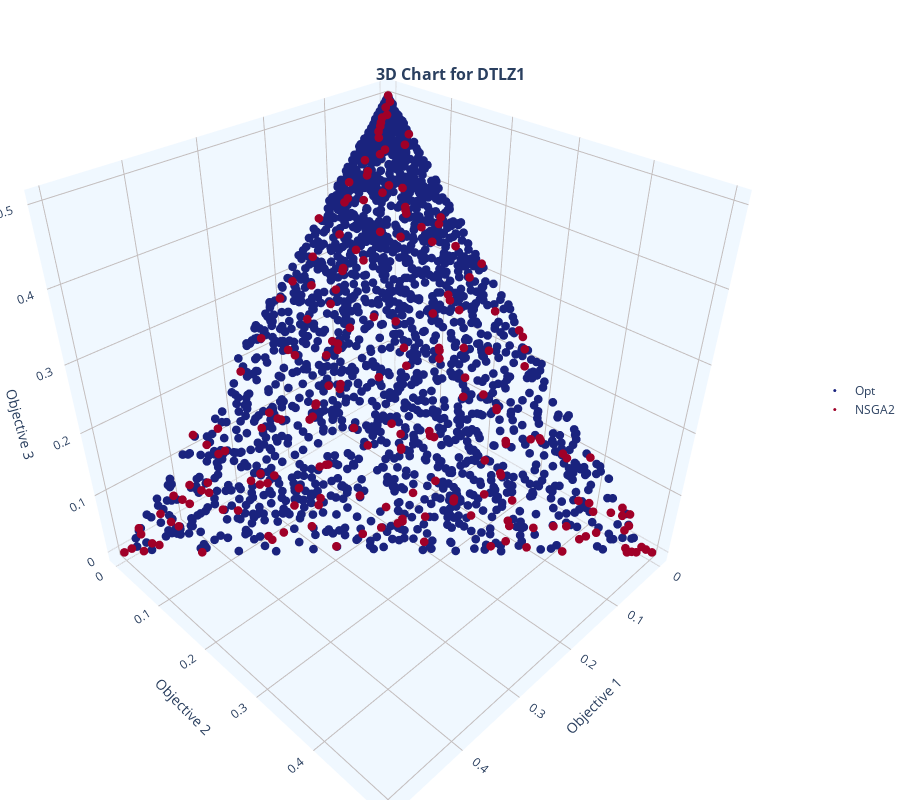

Source (notebook cell):
### Markdown cell above
### DTLZ1 (Linear Hyperplane)

### Code cell
mop = mb.mops.DTLZ1(M=3)
exp = mb.experiment(mop=mop, moea=mb.moeas.NSGA2())
F_opt = exp.optimal(n_points=2000).objectives
exp.run(generations=600, population=200)
mb.view.topo_shape(
    SmartArray(F_opt, name="Opt"), 
    SmartArray(exp.front(), name="NSGA2"), 
    title="DTLZ1"
)

### Figure 1 — Plotly figure (JSON) as saved in the notebook; plotly's stock layout.template omitted (floating-point values rounded to 4 significant figures; data arrays with more than 128 entries replaced by an {"elided": "..."} marker saying what was removed)
{"data": [{"hovertemplate": "Opt<br>Objective 1: %{x}<br>Objective 2: %{y}<br>Objective 3: %{z}<br><extra></extra>", "marker": {"size": 3}, "mode": "markers", "name": "Opt", "showlegend": true, "type": "scatter3d", "x": {"elided": "2000 float values"}, "y": {"elided": "2000 float values"}, "z": {"elided": "2000 float values"}}, {"hovertemplate": "NSGA2<br>Objective 1: %{x}<br>Objective 2: %{y}<br>Objective 3: %{z}<br><extra></extra>", "marker": {"size": 3}, "mode": "markers", "name": "NSGA2", "showlegend": true, "type": "scatter3d", "x": {"elided": "200 float values"}, "y": {"elided": "200 float values"}, "z": {"elided": "200 float values"}}], "layout": {"height": 800, "hovermode": "closest", "legend": {"x": 1.05, "xanchor": "left", "y": 0.5, "yanchor": "middle"}, "margin": {"b": 0, "l": 0, "r": 0, "t": 0}, "scene": {"aspectmode": "manual", "aspectratio": {"x": 1, "y": 1, "z": 1}, "xaxis": {"backgroundcolor": "aliceblue", "gridcolor": "#C3BDBD", "showbackground": true, "showgrid": true, "title": {"text": "Objective 1"}}, "yaxis": {"backgroundcolor": "aliceblue", "gridcolor": "#C3BDBD", "showbackground": true, "showgrid": true, "title": {"text": "Objective 2"}}, "zaxis": {"backgroundcolor": "aliceblue", "gridcolor": "#C3BDBD", "showbackground": true, "showgrid": true, "title": {"text": "Objective 3"}}}, "title": {"font": {"size": 16, "weight": "bold"}, "pad": {"t": 0}, "text": "3D Chart for DTLZ1", "x": 0.5, "xanchor": "center", "y": 0.9, "yanchor": "bottom"}, "width": 900}}
